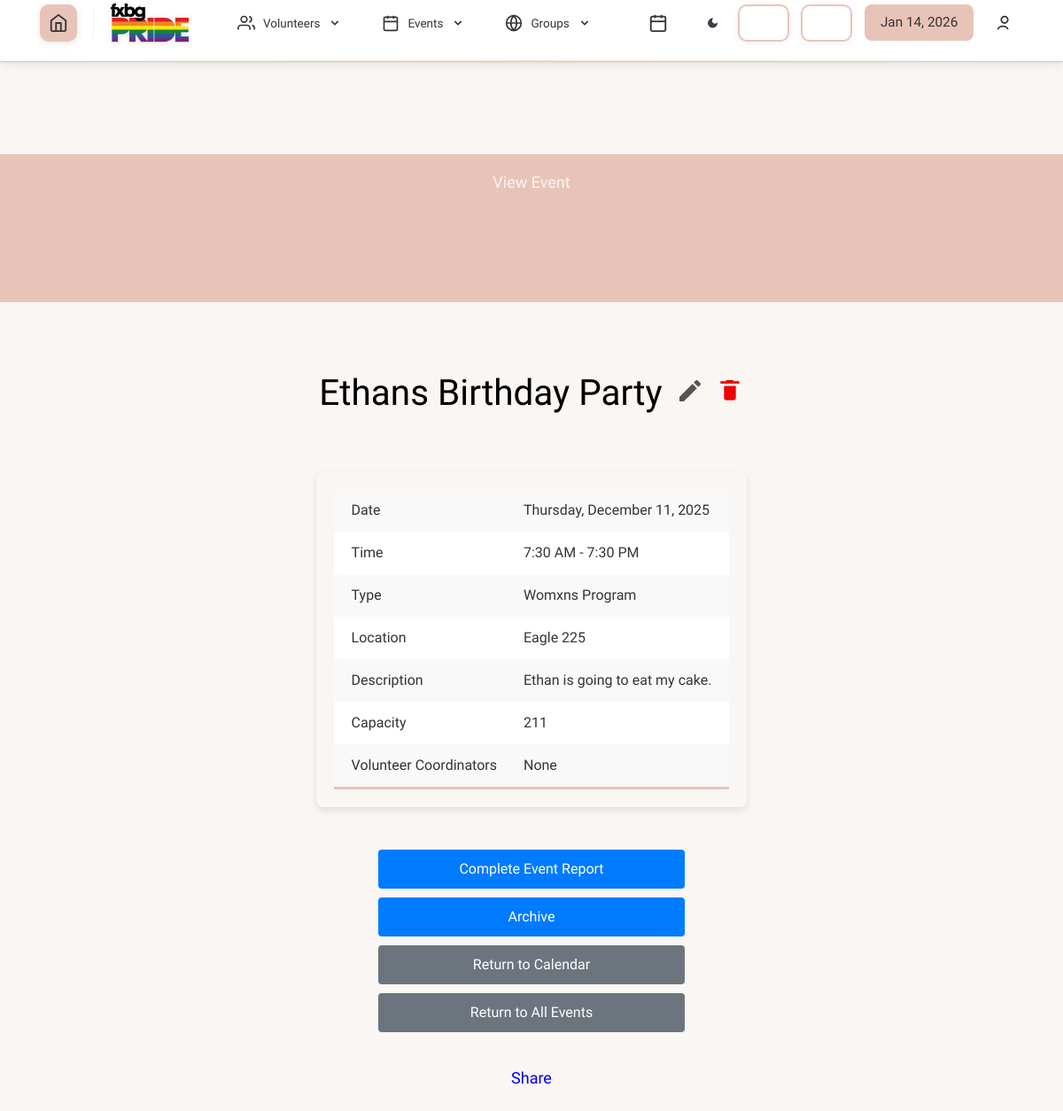
The page /event.php?id=123 (signed in) on the database as committed earlier.
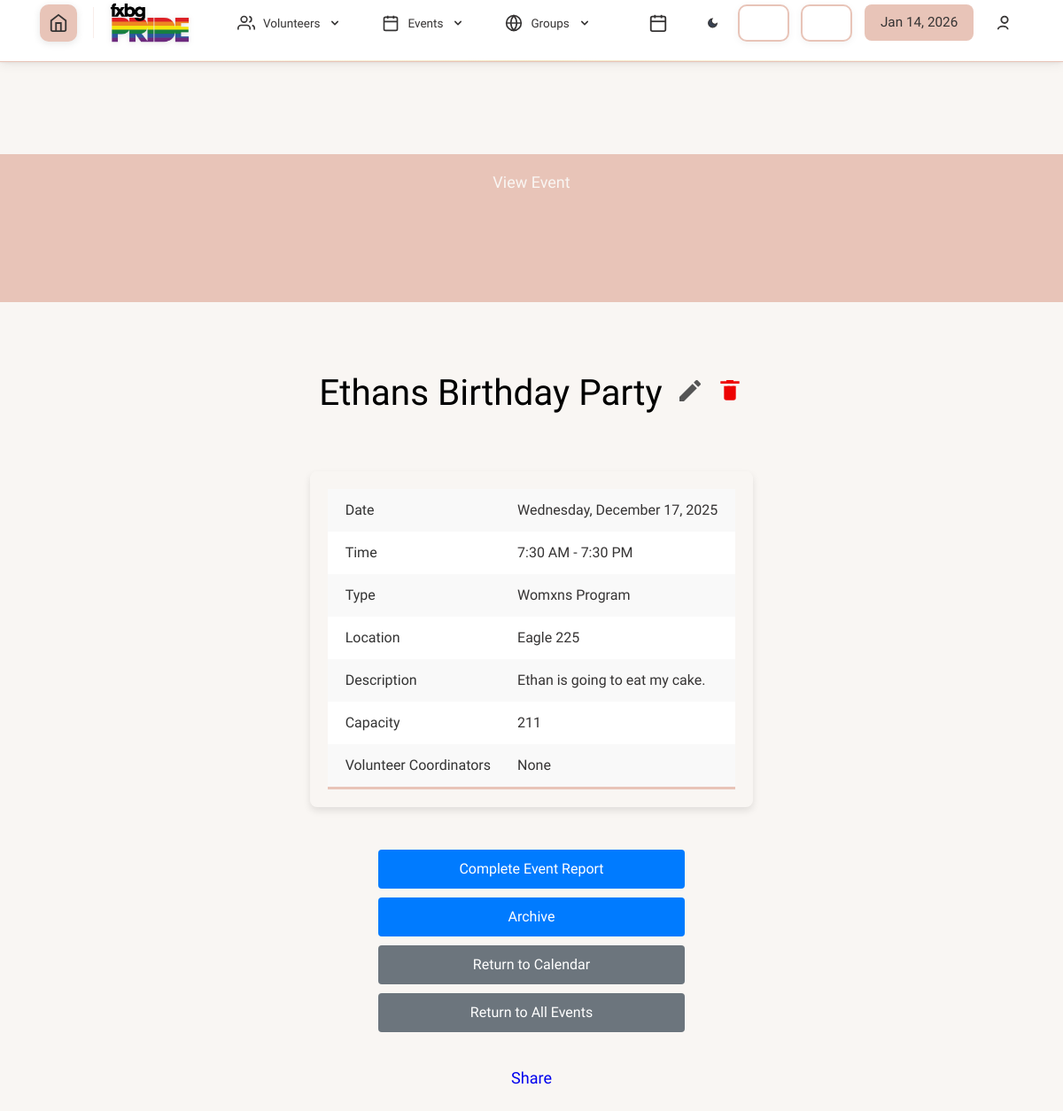
The same page on the database as committed later.
### tables this page shows
CREATE TABLE `dbevents` (
  `id` int NOT NULL,
  `name` text NOT NULL,
  `date` char(10) NOT NULL,
  `startTime` char(5) NOT NULL,
  `endTime` char(5) NOT NULL,
  `description` text NOT NULL,
  `capacity` int NOT NULL,
  `completed` text NOT NULL,
  `restricted_signup` tinyint(1) NOT NULL,
  `location` text,
  `type` text NOT NULL,
  `volunteer_coordinator` int DEFAULT NULL
);

### database/dbEvents.php (called while the page is built, shortened)
<?php
include_once(dirname(__FILE__) . '/../domain/Event.php');
function is_archived($id)
{
    $connection = connect();
    $query1 = "SELECT completed FROM dbevents WHERE id = '$id'";
    $result1 = mysqli_query($connection, $query1);
    $row = mysqli_fetch_assoc($result1);
    if ($row['completed'] == 'yes') {
        return true;
    } else {
        return false;
    }
}
function fetch_event_by_id($id)
{
    $connection = connect();
    $id = mysqli_real_escape_string($connection, $id);
    $query = "select * from dbevents where id = '$id'";
    $result = mysqli_query($connection, $query);
    $event = mysqli_fetch_assoc($result);
    if ($event) {
        require_once('include/output.php');
        $event = hsc($event);
        return $event;
    }
    return null;
}

### include/output.php (called while the page is built, shortened)
<?php
function hsc($input)
{
    if (is_array($input)) {
        $arr = [];
        foreach ($input as $key => $value) {
            $arr[$key] = htmlspecialchars($value ?? '');
        }
        return $arr;
    }
    return htmlspecialchars($input ?? '');
}
function time24hTo12h($time)
{
    $hour = substr($time, 0, 2);
    $minute = substr($time, 3, 2);
    $hour = intval($hour);
    if ($hour < 12) {
        return hsc($hour . ':' . $minute . ' AM');
    } elseif ($hour > 12) {
        $hour -= 12;
    }
    return hsc($hour . ':' . $minute . ' PM');
}

### event.php (the view, shortened to what the rows shown need)
<?php
$access_level = $_SESSION['access_level'];
    include_once('database/dbEvents.php');
    $event_info = fetch_event_by_id($id);
    $isAssignedCoordinator = false;
?>
<!DOCTYPE html>
<html>
<head>
    <?php
        require_once('universal.inc');
    ?>
    <link rel="stylesheet" href="css/event.css" type="text/css" />
    <link rel="stylesheet" href="https://cdnjs.cloudflare.com/ajax/libs/font-awesome/6.0.0-beta3/css/all.min.css">
</head>
<body>
    <?php require_once('header.php') ?>
    <h1>View Event</h1>
    <main class="event-info">
        <?php
            require_once('include/output.php');
            $event_name = $event_info['name'];
            $event_date = date('l, F j, Y', strtotime($event_info['date']));
            $event_startTime = time24hto12h($event_info['startTime']);
            $event_endTime = time24hto12h($event_info['endTime']);
            $event_type = $event_info['type'];
            $event_description = $event_info['description'];
            $event_location = $event_info['location'];
            $event_capacity = $event_info['capacity'];
        ?>
        <h2 style="font-size: 2.25em; font-weight: 700; color: black;">
            <?php echo htmlspecialchars_decode($event_name); ?>
            <?php if (($access_level >= 4) || (($access_level == 3) && $isAssignedCoordinator)) : ?>
                <a href="editEvent.php?id=<?= $id ?>" title="Edit Event" class="edit-icon">
                    <svg xmlns="http://www.w3.org/2000/svg" width="32" height="32"
                        viewBox="0 0 24 24" fill="currentColor">
                        <path d="M3 17.25V21h3.75L17.81 9.94l-3.75-3.75L3 17.25z"/>
                        <path d="M20.71 7.04a1.003 1.003 0 0 0 0-1.42l-2.34-2.34a1.003 1.003
                                0 0 0-1.42 0l-1.83 1.83 3.75 3.75 1.84-1.82z"/>
                    </svg>
                </a>
            <?php endif; ?>
            <?php if ($access_level >= 4) : ?>
                <a href="deleteEvent.php?id=<?= $id ?>" title="Delete Event"
                    class="delete-icon" onclick="return confirmDelete(<?= htmlspecialchars($id) ?>);">
                        <svg xmlns="http://www.w3.org/2000/svg" width="32" height="32"
                            viewBox="0 0 24 24" fill="currentColor">
                            <path d="M9 3v1H4v2h16V4h-5V3H9z"/>
                            <path d="M10 8v10h2V8h-2zm4 0v10h2V8h-2z"/>
                            <path d="M7 8v10a2 2 0 0 0 2 2h6a2 2 0 0 0 2-2V8H7z"/>
                        </svg>
                    </a>
            <?php endif; ?>
        </h2>
                <div id="table-wrapper">
            <table>
                <tr>
                    <td class="label">Date</td>
                    <td><?php echo $event_date; ?></td>
                </tr>
                <tr>
                    <td class="label">Time</td>
                    <td><?php echo $event_startTime . " - " . $event_endTime; ?></td>
                </tr>
                <tr>
                    <td class="label">Type</td>
                    <td><?php echo $event_type; ?></td>
                </tr>
                <tr>
                    <td class="label">Location</td>
                    <td>
                        <?php echo wordwrap($event_location, 50, "<br />\n"); ?>
                    </td>
                </tr>
                <tr>
                    <td class="label">Description</td>
                    <td>
                        <?php echo wordwrap($event_description, 50, "<br />\n"); ?>
                    </td>
                </tr>
                <tr>
                    <td class="label">Capacity</td>
                    <td id="description-cell"><?php echo $event_capacity; ?></td>
                </tr>
            </table>
        </div>
        <div class="action-buttons">
            <?php if (($access_level >= 4) || (($access_level == 3) && $isAssignedCoordinator)) : ?>
                <form method="GET" action="eventReport.php">
                </form>
                <?php if (is_archived($event_info['id'])) : ?>
                    <form method="POST" action="" onsubmit="return confirmAction('unarchive')">
                        <input type="hidden" name="unarchiving" value="1">
                        <input type="hidden" name="eventID" value="<?php echo $event_info['id']; ?>">
                        <input type="hidden" name="id" value="<?php echo $event_info['id']; ?>">
                        <button type="submit" class="button">Unarchive</button>
                    </form>
                <?php else : ?>
                    <form method="POST" action="" onsubmit="return confirmAction('archive')">
                    </form>
                <?php endif ?>
            <?php endif ?>
            <a href="calendar.php?month=<?= substr($event_info['date'], 0, 7) ?>" class="button cancel">Return to Calendar</a>
            <a href="viewAllEvents.php" class="button cancel">Return to All Events</a>
        </div>
            <div class="fb-share-button" data-href= $page_link data-layout="" data-size=""><a target="_blank"
                href="https://www.facebook.com/sharer/sharer.php?u=http%3A%2F%2Flocalhost%2FfredSPCA%2FviewAllEvents.php&amp;src=sdkpreparse"
                class="fb-xfbml-parse-ignore">Share</a>
            </div>
    </main>
</body>
</html>

Rows that differ between the two databases and show on the page:
changed dbevents "Ethans Birthday Party": date "Thursday, December 11, 2025" → "Wednesday, December 17, 2025"
